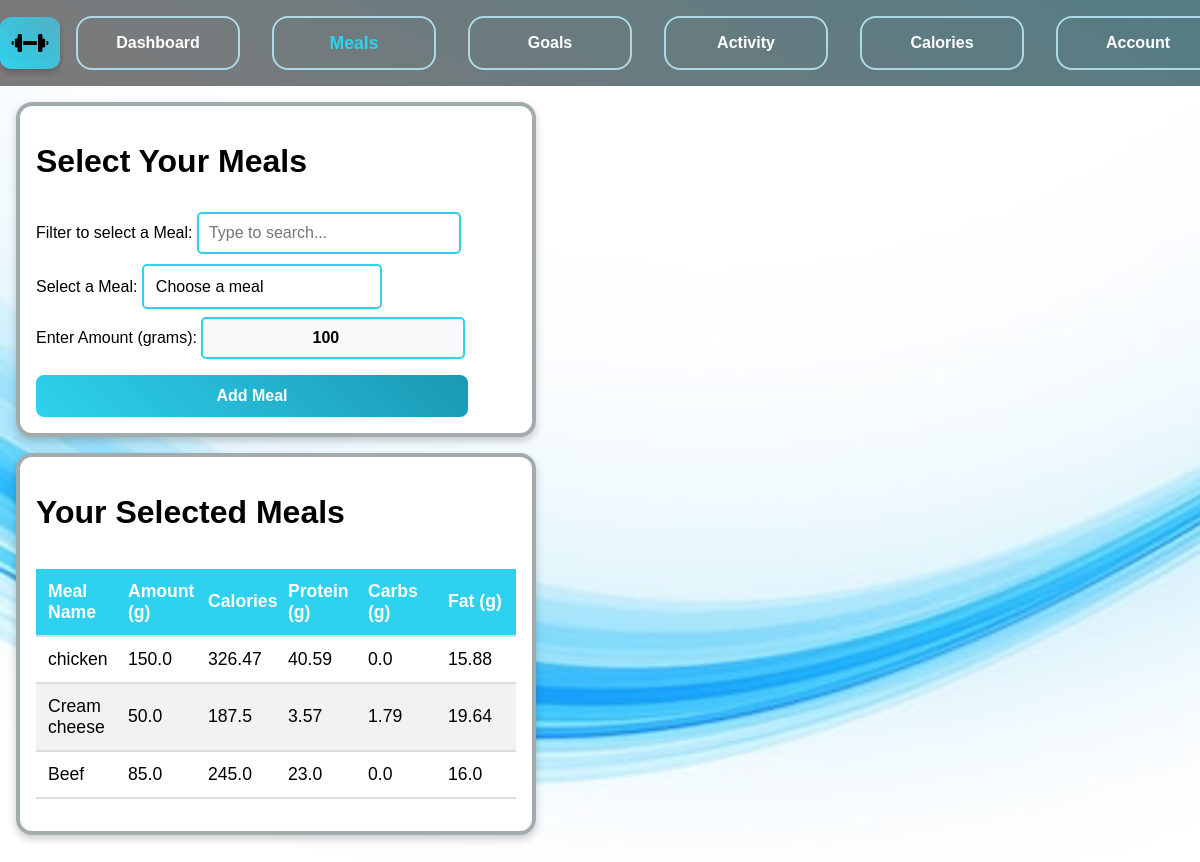
The page /meals (signed in) on the database its author committed.
### app.py (models this page shows, shortened)
class UserMeals(db.Model):
    id = db.Column(db.Integer, primary_key=True)
    user_id = db.Column(db.Integer, db.ForeignKey('user.id'), nullable=False)
    meal_id = db.Column(db.Integer, db.ForeignKey('meal.id'), nullable=False)
    amount = db.Column(db.Float, default=100)  # Number of servings
    calories = db.Column(db.Float, nullable=False)
    protein = db.Column(db.Float, nullable=False)
    carbs = db.Column(db.Float, nullable=False)
    fat = db.Column(db.Float, nullable=False)
    date_added = db.Column(db.DateTime, default=datetime.utcnow)

class Meal(db.Model):
    id = db.Column(db.Integer, primary_key=True)
    food_name = db.Column(db.String(100), unique=True, nullable=False)
    measure = db.Column(db.String(50), nullable=True)
    grams = db.Column(db.Float, nullable=True)
    calories = db.Column(db.Float, nullable=True)
    protein = db.Column(db.Float, nullable=True)
    fat = db.Column(db.Float, nullable=True)
    sat_fat = db.Column(db.Float, nullable=True)
    fiber = db.Column(db.Float, nullable=True)
    carbs = db.Column(db.Float, nullable=True)
    category = db.Column(db.String(50), nullable=True)
    users = db.relationship('UserMeals', backref='meal', lazy=True)

### app.py (the view, shortened to what this page needs)
@app.route('/meals', methods=['POST', 'GET'])
def meals():
    username = session.get('username')
    found_user = User.query.filter_by(username=username).first()
    meals_list = Meal.query.all()
    user_meals = db.session.query(UserMeals, Meal).join(Meal).filter(UserMeals.user_id == found_user.id).all()
    return render_template('meals.html', meals_list=meals_list, user_meals=user_meals, user_db=found_user)

### templates/meals.html (shortened to what this page needs)
{% extends "base.html" %}
{% block content %}
<div class="section-box">
    <h1>Select Your Meals</h1>
    <form method="POST" action="/meals">
        <label for="meal-search">Filter to select a Meal:</label>
        <input type="text" id="meal-search" onkeyup="filterMeals()" placeholder="Type to search...">
        <br>
        <label for="meal_id">Select a Meal:</label>
        <select name="meal_id" id="meal_id" required>
            <option value="" disabled selected>Choose a meal</option>
        </select>
        <br>
        <label for="amount">Enter Amount (grams):</label>
        <input type="number" name="amount" id="amount" min="1" value="100" required>
        <button type="submit" class="styled-button">Add Meal</button>
    </form>
</div>
<div class="section-box">
    <h1>Your Selected Meals</h1>
    {% if user_meals %}
        <table>
            <thead>
                <tr>
                    <th>Meal Name</th>
                    <th>Amount (g)</th>
                    <th>Calories</th>
                    <th>Protein (g)</th>
                    <th>Carbs (g)</th>
                    <th>Fat (g)</th>
                </tr>
            </thead>
            <tbody>
                {% for user_meal, meal in user_meals %}
                <tr>
                    <td>{{ meal.food_name }}</td>
                    <td>{{ user_meal.amount }}</td>
                    <td>{{ user_meal.calories }}</td>
                    <td>{{ user_meal.protein }}</td>
                    <td>{{ user_meal.carbs }}</td>
                    <td>{{ user_meal.fat }}</td>
                </tr>
                {% endfor %}
            </tbody>
        </table>
    {% else %}
        <p>No meals selected yet.</p>
    {% endif %}
</div>
{% endblock %}

### static/style.css (style rules this page uses)
html, body { background-image: url("./images/background.jpg"); background-size: cover; background-attachment: fixed; height: 100%; margin: 0rem; display: flex; flex-direction: column; box-sizing: border-box; font-family: sans-serif; }
.section-box { display: flex; flex-direction: column; flex-grow: 1; border: 0.3rem solid rgb(163, 172, 172); padding: 1rem; margin: 1rem; border-radius: 1rem; background-color: white; width: 40%; box-shadow: 0 0.25rem 0.5rem rgba(0, 0, 0, 0.2); transition: transform 0.3s ease-in-out; overflow: hidden; }
input[type="text"], input[type="password"] { width: 90%; padding: 0.75rem; margin: 0.5rem 0; border: 1px solid #ccc; border-radius: 0.5rem; font-size: 1rem; outline: none; transition: border-color 0.3s ease-in-out, box-shadow 0.2s ease-in-out; }
button, input[type="submit"] { width: 90%; padding: 0.75rem; margin-top: 1rem; border: none; border-radius: 0.5rem; background: linear-gradient(45deg, #2ed2ee, #1a98b4); color: white; font-size: 1rem; cursor: pointer; transition: all 0.3s ease-in-out; font-weight: bold; }
#meal-search { width: 50%; padding: 0.625rem; margin: 0.625rem 0; border: 0.125rem solid #2ed2ee; border-radius: 0.3125rem; font-size: 1rem; outline: none; transition: 0.3s ease-in-out; }
#meal_id { width: 50%; padding: 0.75rem; border: 0.125rem solid #2ed2ee; border-radius: 0.3125rem; font-size: 1rem; background: #ffffff; appearance: none; cursor: pointer; outline: none; transition: 0.3s ease-in-out; }
#amount { width: 50%; padding: 0.625rem; margin-top: 0.5rem; border: 0.125rem solid #2ed2ee; border-radius: 0.3125rem; font-size: 1rem; outline: none; transition: 0.3s ease-in-out; text-align: center; font-weight: bold; background-color: #f8f9fa; }
table { width: 100%; border-collapse: collapse; margin: 1rem 0; font-size: 1.1rem; text-align: left; table-layout: fixed; overflow-x: auto; }
th, td { padding: 0.75rem; border-bottom: 2px solid #ddd; }
th { background-color: #2ed2ee; color: white; }
tr:nth-child(even) { background-color: #f2f2f2; }

### rows shown on the page
UserMeals: food_name "chicken", amount "150.0", calories "326.47", protein "40.59", carbs "0.0", fat "15.88"
UserMeals: food_name "Cream cheese", amount "50.0", calories "187.5", protein "3.57", carbs "1.79", fat "19.64"
UserMeals: food_name "Beef", amount "85.0", calories "245.0", protein "23.0", carbs "0.0", fat "16.0"
